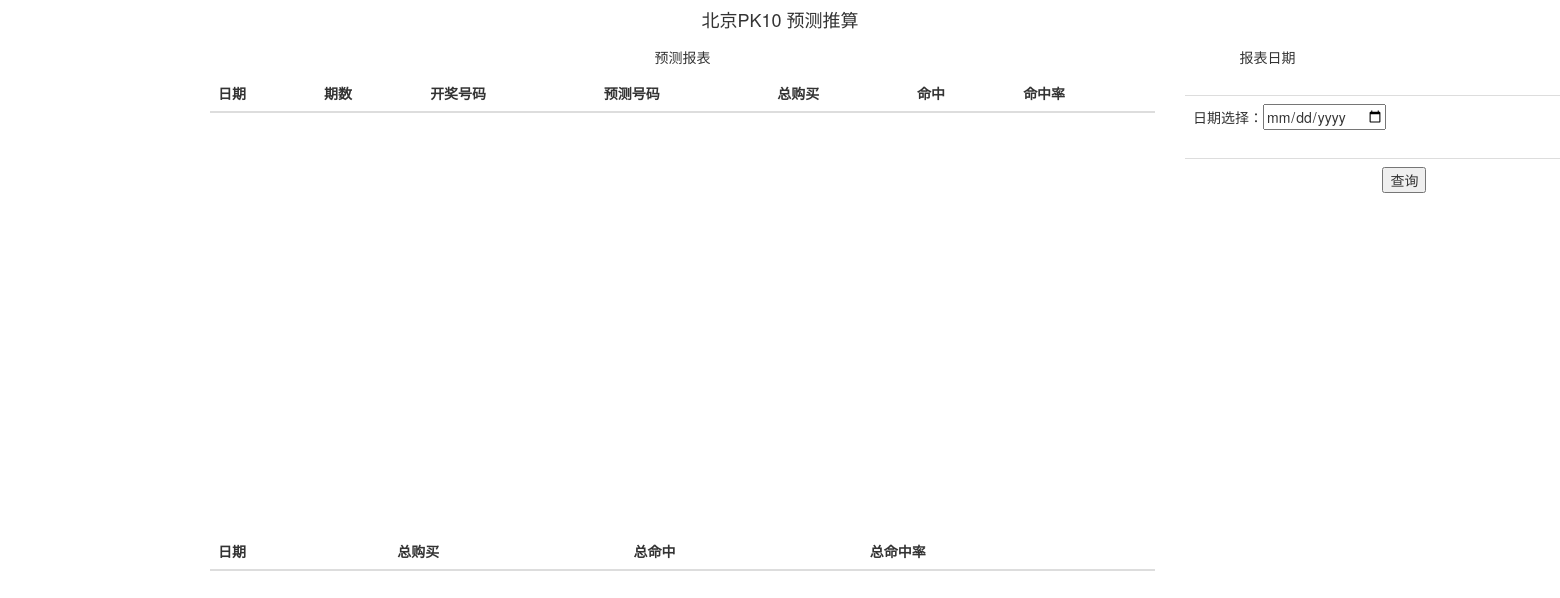
/predict_report/, run on an earlier commit of the app's database.
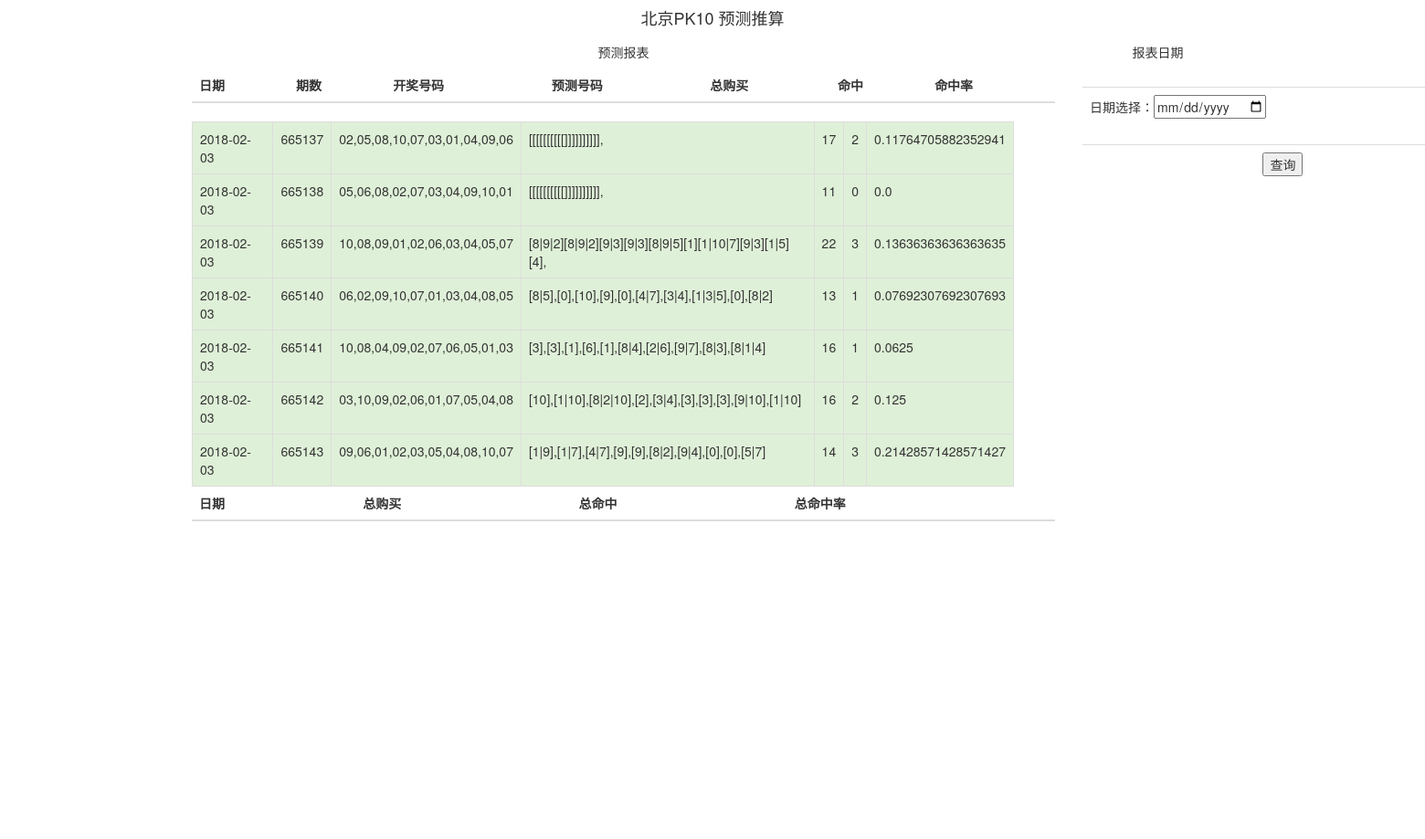
And on a later commit of the database.
### predict/models.py (models this page shows)
class KillPredict(models.Model):
    kill_predict_date = models.CharField(max_length=100)
    kill_predict_time = models.CharField(max_length=100)
    lottery_id =  models.IntegerField()
    kill_predict_number = models.CharField(max_length=200)
    kill_predict_number_desc = models.CharField(null=True, blank=True, max_length=300)
    lottery_number = models.CharField(max_length=200)
    predict_total = models.IntegerField(null=True, blank=True)
    target_total = models.IntegerField(null=True, blank=True)
    predict_accuracy = models.FloatField(null=True, blank=True)

### predict/report.py (the view)
# urls.py: url(r'^predict_report/$', predict.report.predict_report),
def predict_report(request):
    current_date = time.strftime('%Y-%m-%d',time.localtime(time.time()))
    obj_pro_predict = KillPredict.objects.filter(kill_predict_date=current_date)
    print "obj_pro",obj_pro_predict
    return render_to_response('predict_list.html',{"obj_pro_predict":obj_pro_predict})

### templates/predict_list.html (shortened to what this page needs)
<!DOCTYPE html>
<html>
<head lang="en">
    <link href="http://cdn.bootcss.com/twitter-bootstrap/3.0.3/css/bootstrap.min.css" rel="stylesheet">
</head>
<body>
<div class="container">
	<div class="row clearfix">
		<div class="col-md-12 column">
			<h4 align="center">
				北京PK10 预测推算
			</h4>
			<div class="row clearfix">
				<div class="col-md-10 column">
					<h5 align="center" color="red">
						预测报表
					</h5>
					<table class="table">
						<thead>
								<tr>
                                    <th>
										日期
									</th>
									<th>
										期数
									</th>
									<th>
										开奖号码
									</th>
									<th>
										预测号码
									</th>
									<th>
										总购买
									</th>
									<th>
										命中
									</th>
									<th>
										命中率
									</th>
								</tr>
						</thead>
					</table>
					<div style="overflow-x: auto; overflow-y: auto; height: 400px; width:900px;">
						<table  class="table table-bordered scrolltable">
							<tbody>
							{% for prob in obj_pro_predict %}
								<tr class="success">
                                    <td>
										{{prob.kill_predict_date}}
									</td>
									<td>
										{{prob.lottery_id}}
									</td>
									<td>
										{{prob.lottery_number}}
									</td>
									<td>
										{{prob.kill_predict_number_desc}}
									</td>
									<td>
										{{prob.predict_total}}
									</td>
									<td>
										{{prob.target_total}}
									</td>
									<td>
										{{prob.predict_accuracy}}
									</td>
								</tr>
							{% endfor %}
							</tbody>
						</table>
					</div>
                    <table class="table" width=100%>
						<thead>
								<tr>
									<th>
										日期
									</th>
									<th>
										总购买
									</th>
                                    <th>
										总命中
									</th>
									<th>
										总命中率
									</th>
								</tr>
						</thead>
					</table>
                    <div style="overflow-x: auto; overflow-y: auto; height: 300px; width:900px;">
					</div>
				</div>
				<div class="col-md-2 column">
					<h5 align="center">
						报表日期
					</h5>
                    <div style="overflow-x: auto; overflow-y: auto; height: 300px; width:900px;">
					    <table  class="table">
						<tbody>
                            <form action="/control_predict_report/" method="post" id="user_form">
                <table class="table ">
                    <tr>
                        <td>
                            日期选择：<input type="date" id="in_date_id" name="in_date" value="{{ p_date }}" />
                        </td>
                    </tr>
                </table>
                    </form>
                <table class="table">
                    <th>
                        <td>
                            <button onclick="judgeevaluation()"  name="ABC" value="start">查询</button>
                        </td>
                    </th>
                </table>
						</tbody>
					</table>
                    </div>
				</div>
			</div>
		</div>
	</div>
</div>
</body>
</html>

What changed in the data, as far as the page shows it:
added KillPredict: kill_predict_date "2018-02-03", lottery_id "665137", lottery_number "02,05,08,10,07,03,01,04,09,06", kill_predict_number_desc "[[[[[[[[[[]]]]]]]]]],", predict_total "17", target_total "2", predict_accuracy "0.11764705882352941"
added KillPredict: kill_predict_date "2018-02-03", lottery_id "665138", lottery_number "05,06,08,02,07,03,04,09,10,01", kill_predict_number_desc "[[[[[[[[[[]]]]]]]]]],", predict_total "11", target_total "0", predict_accuracy "0.0"
now on this page (row edited): KillPredict: kill_predict_date "2018-02-03", lottery_id "665139", lottery_number "10,08,09,01,02,06,03,04,05,07", kill_predict_number_desc "[8|9|2][8|9|2][9|3][9|3][8|9|5][1][1|10|7][9|3][1|5][4],", predict_total "22", target_total "3", predict_accuracy "0.13636363636363635"
now on this page (row edited): KillPredict: kill_predict_date "2018-02-03", lottery_id "665140", lottery_number "06,02,09,10,07,01,03,04,08,05", kill_predict_number_desc "[8|5],[0],[10],[9],[0],[4|7],[3|4],[1|3|5],[0],[8|2]", predict_total "13", target_total "1", predict_accuracy "0.07692307692307693"
now on this page (row edited): KillPredict: kill_predict_date "2018-02-03", lottery_id "665141", lottery_number "10,08,04,09,02,07,06,05,01,03", kill_predict_number_desc "[3],[3],[1],[6],[1],[8|4],[2|6],[9|7],[8|3],[8|1|4]", predict_total "16", target_total "1", predict_accuracy "0.0625"
now on this page (row edited): KillPredict: kill_predict_date "2018-02-03", lottery_id "665142", lottery_number "03,10,09,02,06,01,07,05,04,08", kill_predict_number_desc "[10],[1|10],[8|2|10],[2],[3|4],[3],[3],[3],[9|10],[1|10]", predict_total "16", target_total "2", predict_accuracy "0.125"
now on this page (row edited): KillPredict: kill_predict_date "2018-02-03", lottery_id "665143", lottery_number "09,06,01,02,03,05,04,08,10,07", kill_predict_number_desc "[1|9],[1|7],[4|7],[9],[9],[8|2],[9|4],[0],[0],[5|7]", predict_total "14", target_total "3", predict_accuracy "0.21428571428571427"
